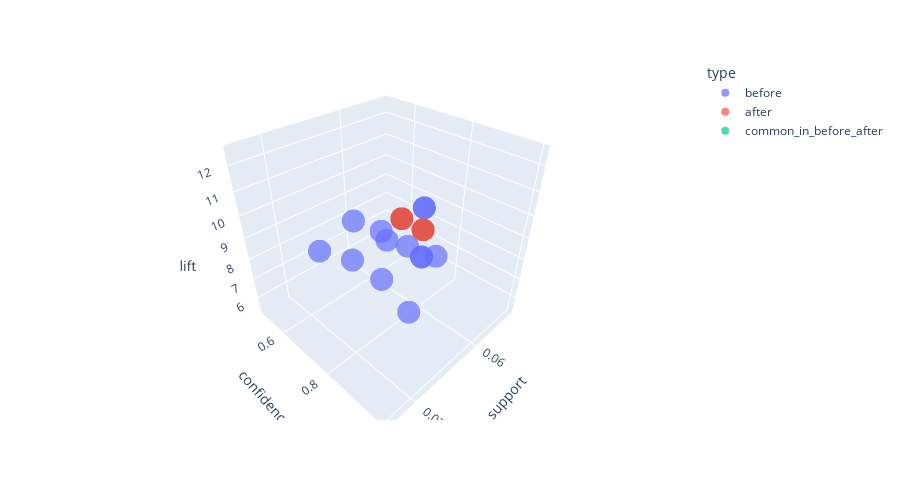
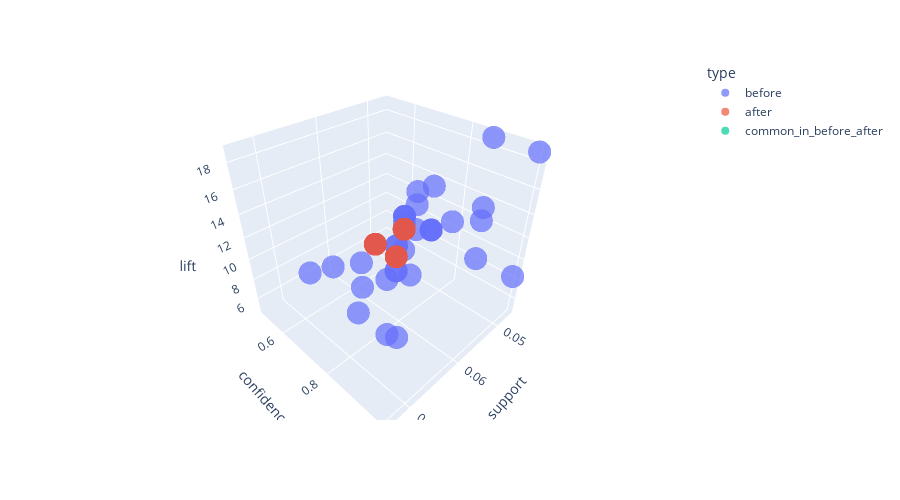
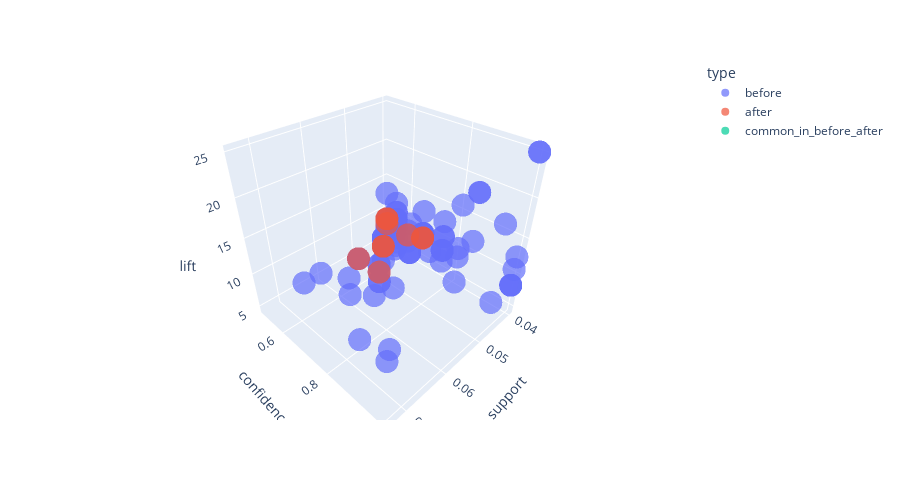

Notebook source saved alongside these figures, in order:
### Code cell
# 3d plot between support, confidence, lift for before_05, after_05, common_in_after_and_selected_05, common_in_before_after_05
# if they are in commons dont display their native color


def plot_3d(before, after, common_in_after_and_selected, common_in_before_after):
    before_temp = before.copy()
    after_temp = after.copy()
    common_in_after_and_selected_temp = common_in_after_and_selected.copy()
    common_in_before_after_temp = common_in_before_after.copy()

    before_temp['type'] = 'before'
    after_temp['type'] = 'after'
    common_in_after_and_selected_temp['type'] = 'common_in_after_and_selected'
    common_in_before_after_temp['type'] = 'common_in_before_after'

    # merge all the dataframes
    merged_df = pd.concat([before_temp, after_temp, common_in_after_and_selected_temp, common_in_before_after_temp])
    # print(merged_df)

    fig = px.scatter_3d(merged_df, x='support', y='confidence', z='lift', color='type', opacity=0.7)
    # reduce the plot size to a square size
    
    fig.update_layout(width=900, height=500)
    fig.show()



plot_3d(before_05, after_05, common_in_after_and_selected_05, common_in_before_after_05)
plot_3d(before_045, after_045, common_in_after_and_selected_045, common_in_before_after_045)
plot_3d(before_04, after_04, common_in_after_and_selected_04, common_in_before_after_04)

### Figure 1 — Plotly figure (JSON) as saved in the notebook; plotly's stock layout.template omitted (floating-point values rounded to 4 significant figures)
{"data": [{"hovertemplate": "type=before<br>support=%{x}<br>confidence=%{y}<br>lift=%{z}<extra></extra>", "legendgroup": "before", "marker": {"color": "#636efa", "opacity": 0.7, "symbol": "circle"}, "mode": "markers", "name": "before", "scene": "scene", "showlegend": true, "type": "scatter3d", "x": [0.07333, 0.07333, 0.06, 0.06, 0.05333, 0.05333, 0.05333, 0.05333, 0.05333, 0.05333, 0.06, 0.06, 0.05333, 0.06667, 0.06667, 0.05333, 0.05333], "y": [1, 0.9167, 0.6429, 0.75, 0.6667, 0.6667, 0.6667, 0.5714, 0.6667, 0.7273, 0.5, 0.6429, 0.6667, 0.9091, 0.5556, 0.5714, 0.6667], "z": [12.5, 12.5, 8.036, 8.036, 8.333, 8.333, 7.143, 7.143, 5.556, 6.061, 5.357, 5.357, 5.556, 7.576, 7.576, 7.143, 7.143]}, {"hovertemplate": "type=after<br>support=%{x}<br>confidence=%{y}<br>lift=%{z}<extra></extra>", "legendgroup": "after", "marker": {"color": "#EF553B", "opacity": 0.7, "symbol": "circle"}, "mode": "markers", "name": "after", "scene": "scene", "showlegend": true, "type": "scatter3d", "x": [0.05333, 0.05333, 0.05333, 0.05333], "y": [0.6667, 0.5714, 0.5714, 0.6667], "z": [7.143, 7.143, 7.143, 7.143]}, {"hovertemplate": "type=common_in_before_after<br>support=%{x}<br>confidence=%{y}<br>lift=%{z}<extra></extra>", "legendgroup": "common_in_before_after", "marker": {"color": "#00cc96", "opacity": 0.7, "symbol": "circle"}, "mode": "markers", "name": "common_in_before_after", "scene": "scene", "showlegend": true, "type": "scatter3d", "x": [null, null, null, null], "y": [null, null, null, null], "z": [null, null, null, null]}], "layout": {"height": 500, "legend": {"title": {"text": "type"}, "tracegroupgap": 0}, "margin": {"t": 60}, "scene": {"domain": {"x": [0, 1], "y": [0, 1]}, "xaxis": {"title": {"text": "support"}}, "yaxis": {"title": {"text": "confidence"}}, "zaxis": {"title": {"text": "lift"}}}, "width": 900}}

### Figure 2 — Plotly figure (JSON) as saved in the notebook; plotly's stock layout.template omitted (floating-point values rounded to 4 significant figures)
{"data": [{"hovertemplate": "type=before<br>support=%{x}<br>confidence=%{y}<br>lift=%{z}<extra></extra>", "legendgroup": "before", "marker": {"color": "#636efa", "opacity": 0.7, "symbol": "circle"}, "mode": "markers", "name": "before", "scene": "scene", "showlegend": true, "type": "scatter3d", "x": [0.07333, 0.07333, 0.04667, 0.04667, 0.04667, 0.04667, 0.04667, 0.04667, 0.04667, 0.04667, 0.06, 0.06, 0.05333, 0.05333, 0.05333, 0.05333, 0.05333, 0.05333, 0.06, 0.06, 0.05333, 0.06667, 0.06667, 0.04667, 0.04667, 0.04667, 0.04667, 0.04667, 0.05333, 0.05333, 0.04667, 0.04667, 0.04667, 0.04667, 0.04667, 0.04667, 0.04667, 0.04667, 0.04667, 0.04667], "y": [1, 0.9167, 0.5833, 0.7, 0.5833, 0.5833, 0.5833, 0.7, 0.875, 0.7, 0.6429, 0.75, 0.6667, 0.6667, 0.6667, 0.5714, 0.6667, 0.7273, 0.5, 0.6429, 0.6667, 0.9091, 0.5556, 0.5833, 0.6364, 0.5833, 0.5833, 0.5833, 0.5714, 0.6667, 0.875, 0.875, 1, 0.7778, 0.6364, 0.7, 1, 0.875, 0.6364, 0.5833], "z": [12.5, 12.5, 8.75, 8.75, 7.292, 7.292, 8.75, 8.75, 13.12, 13.12, 8.036, 8.036, 8.333, 8.333, 7.143, 7.143, 5.556, 6.061, 5.357, 5.357, 5.556, 7.576, 7.576, 4.861, 7.955, 7.955, 7.292, 7.292, 7.143, 7.143, 8.203, 18.75, 18.75, 10.61, 10.61, 8.75, 8.333, 11.93, 11.93, 8.75]}, {"hovertemplate": "type=after<br>support=%{x}<br>confidence=%{y}<br>lift=%{z}<extra></extra>", "legendgroup": "after", "marker": {"color": "#EF553B", "opacity": 0.7, "symbol": "circle"}, "mode": "markers", "name": "after", "scene": "scene", "showlegend": true, "type": "scatter3d", "x": [0.04667, 0.04667, 0.05333, 0.05333, 0.05333, 0.05333], "y": [0.5833, 0.5833, 0.6667, 0.5714, 0.5714, 0.6667], "z": [7.292, 7.292, 7.143, 7.143, 7.143, 7.143]}, {"hovertemplate": "type=common_in_before_after<br>support=%{x}<br>confidence=%{y}<br>lift=%{z}<extra></extra>", "legendgroup": "common_in_before_after", "marker": {"color": "#00cc96", "opacity": 0.7, "symbol": "circle"}, "mode": "markers", "name": "common_in_before_after", "scene": "scene", "showlegend": true, "type": "scatter3d", "x": [null, null, null, null, null, null], "y": [null, null, null, null, null, null], "z": [null, null, null, null, null, null]}], "layout": {"height": 500, "legend": {"title": {"text": "type"}, "tracegroupgap": 0}, "margin": {"t": 60}, "scene": {"domain": {"x": [0, 1], "y": [0, 1]}, "xaxis": {"title": {"text": "support"}}, "yaxis": {"title": {"text": "confidence"}}, "zaxis": {"title": {"text": "lift"}}}, "width": 900}}

### Figure 3 — Plotly figure (JSON) as saved in the notebook; plotly's stock layout.template omitted (floating-point values rounded to 4 significant figures)
{"data": [{"hovertemplate": "type=before<br>support=%{x}<br>confidence=%{y}<br>lift=%{z}<extra></extra>", "legendgroup": "before", "marker": {"color": "#636efa", "opacity": 0.7, "symbol": "circle"}, "mode": "markers", "name": "before", "scene": "scene", "showlegend": true, "type": "scatter3d", "x": [0.07333, 0.07333, 0.04, 0.04, 0.04667, 0.04667, 0.04667, 0.04667, 0.04, 0.04, 0.04667, 0.04667, 0.04667, 0.04667, 0.04, 0.04, 0.04, 0.04, 0.04, 0.06, 0.06, 0.04, 0.05333, 0.05333, 0.04, 0.04, 0.04, 0.04, 0.04, 0.04, 0.04, 0.04, 0.04, 0.04, 0.04, 0.04, 0.04, 0.05333, 0.05333, 0.05333, 0.04, 0.04, 0.04, 0.05333, 0.04, 0.04, 0.04, 0.04, 0.04, 0.04, 0.06, 0.06, 0.04, 0.05333, 0.06667, 0.06667, 0.04667, 0.04667, 0.04667, 0.04667, 0.04667, 0.05333, 0.05333, 0.04, 0.04, 0.04667, 0.04667, 0.04667, 0.04, 0.04, 0.04, 0.04667, 0.04667, 0.04, 0.04, 0.04, 0.04, 0.04, 0.04, 0.04, 0.04, 0.04, 0.04, 0.04, 0.04, 0.04, 0.04, 0.04, 0.04, 0.04, 0.04, 0.04, 0.04, 0.04, 0.04, 0.04, 0.04, 0.04667, 0.04667, 0.04667, 0.04667, 0.04667], "y": [1, 0.9167, 0.5, 0.5, 0.5833, 0.7, 0.5833, 0.5833, 0.6, 0.5, 0.5833, 0.7, 0.875, 0.7, 0.6667, 0.75, 0.6667, 0.5, 0.5, 0.6429, 0.75, 0.75, 0.6667, 0.6667, 0.8571, 0.5455, 0.8571, 0.8571, 0.5455, 0.6667, 0.5455, 0.5455, 0.5455, 0.5455, 0.5, 0.5455, 0.5455, 0.6667, 0.5714, 0.6667, 0.5, 0.5, 0.5455, 0.7273, 0.5455, 0.5, 0.5455, 0.5455, 0.5455, 0.5, 0.5, 0.6429, 0.5455, 0.6667, 0.9091, 0.5556, 0.5833, 0.6364, 0.5833, 0.5833, 0.5833, 0.5714, 0.6667, 0.6667, 0.5, 0.875, 0.875, 1, 0.5455, 0.6667, 0.5455, 0.7778, 0.6364, 1, 1, 1, 0.75, 1, 0.5, 0.5455, 0.75, 0.75, 0.6667, 0.5, 0.75, 1, 0.6667, 0.5455, 1, 0.6, 0.75, 0.5455, 0.5455, 0.6, 1, 0.6667, 0.5455, 0.7, 1, 0.875, 0.6364, 0.5833], "z": [12.5, 12.5, 6.25, 6.25, 8.75, 8.75, 7.292, 7.292, 7.5, 7.5, 8.75, 8.75, 13.12, 13.12, 12.5, 12.5, 8.333, 8.333, 4.688, 8.036, 8.036, 8.036, 8.333, 8.333, 11.69, 11.69, 18.37, 18.37, 5.844, 9.091, 9.091, 7.438, 7.438, 4.545, 6.818, 6.818, 5.844, 7.143, 7.143, 5.556, 6.25, 6.25, 5.844, 6.061, 6.818, 6.818, 7.438, 7.438, 6.818, 6.818, 5.357, 5.357, 5.844, 5.556, 7.576, 7.576, 4.861, 7.955, 7.955, 7.292, 7.292, 7.143, 7.143, 8.333, 8.333, 8.203, 18.75, 18.75, 5.114, 9.091, 9.091, 10.61, 10.61, 25, 25, 10.71, 10.23, 12.5, 12.5, 10.23, 8.036, 6.25, 8.333, 8.333, 8.036, 8.333, 9.091, 9.091, 8.333, 8.182, 10.23, 10.23, 8.182, 6.429, 8.333, 9.091, 9.091, 8.75, 8.333, 11.93, 11.93, 8.75]}, {"hovertemplate": "type=after<br>support=%{x}<br>confidence=%{y}<br>lift=%{z}<extra></extra>", "legendgroup": "after", "marker": {"color": "#EF553B", "opacity": 0.7, "symbol": "circle"}, "mode": "markers", "name": "after", "scene": "scene", "showlegend": true, "type": "scatter3d", "x": [0.04667, 0.04667, 0.04, 0.04, 0.04, 0.04, 0.05333, 0.05333, 0.04, 0.04], "y": [0.5833, 0.5833, 0.6, 0.5, 0.6667, 0.5, 0.5714, 0.6667, 0.6667, 0.5], "z": [7.292, 7.292, 7.5, 7.5, 8.333, 8.333, 7.143, 7.143, 8.333, 8.333]}, {"hovertemplate": "type=common_in_before_after<br>support=%{x}<br>confidence=%{y}<br>lift=%{z}<extra></extra>", "legendgroup": "common_in_before_after", "marker": {"color": "#00cc96", "opacity": 0.7, "symbol": "circle"}, "mode": "markers", "name": "common_in_before_after", "scene": "scene", "showlegend": true, "type": "scatter3d", "x": [null, null, null, null, null, null, null, null, null, null], "y": [null, null, null, null, null, null, null, null, null, null], "z": [null, null, null, null, null, null, null, null, null, null]}], "layout": {"height": 500, "legend": {"title": {"text": "type"}, "tracegroupgap": 0}, "margin": {"t": 60}, "scene": {"domain": {"x": [0, 1], "y": [0, 1]}, "xaxis": {"title": {"text": "support"}}, "yaxis": {"title": {"text": "confidence"}}, "zaxis": {"title": {"text": "lift"}}}, "width": 900}}
